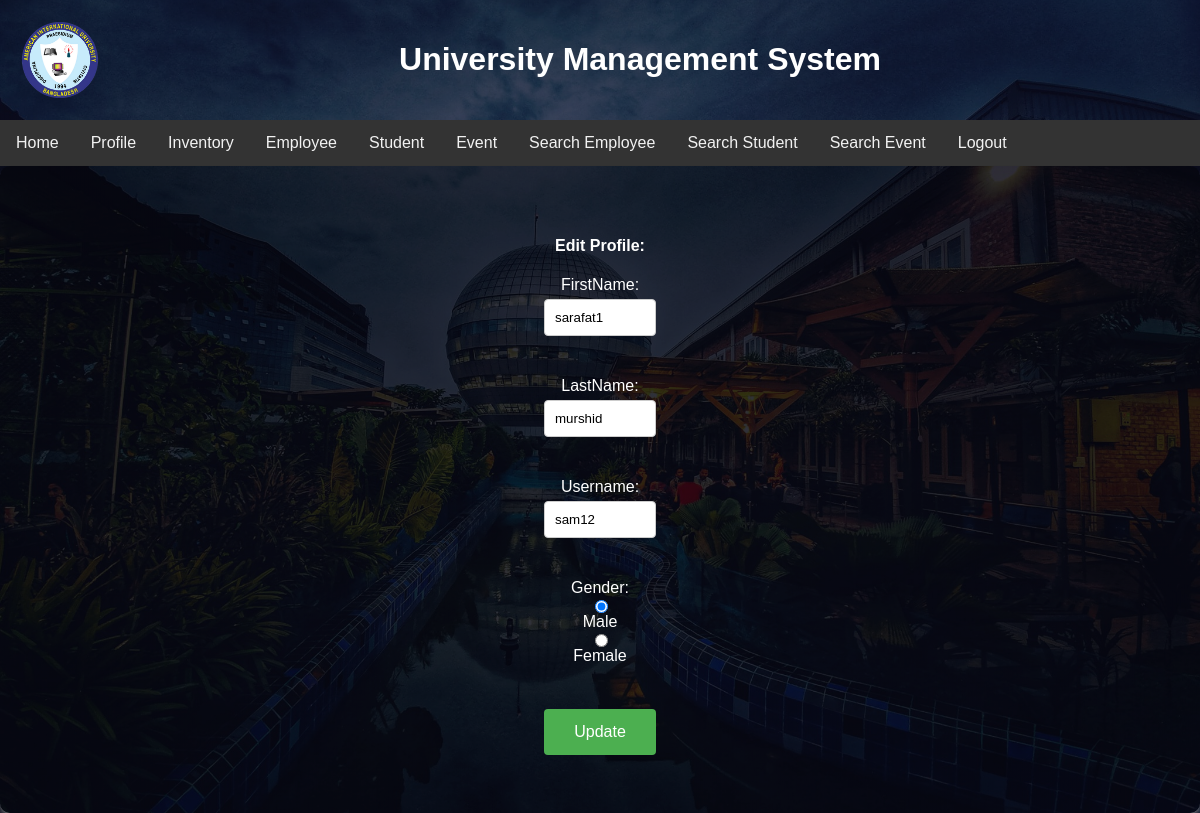
Page /Project/views/editprof.php (signed in) on the committed database.
### tables this page shows
CREATE TABLE `user` (
  `id` int(11) NOT NULL,
  `fname` varchar(100) NOT NULL,
  `lname` varchar(100) NOT NULL,
  `username` varchar(100) NOT NULL,
  `password` varchar(100) NOT NULL,
  `gender` varchar(100) NOT NULL
);

### Project/controller/profile.php (called while the page is built, shortened)
<?php
    include ("../model/dbconfig.php");
    ?>
    <?php
    $prof= $_SESSION["username"];
    $prof1 = getprofile($prof);
    function getprofile($prof){
        $query = "select * from user where username='$prof'";
        $rs = get($query);
        return $rs;
    }
?>

### Project/model/dbconfig.php (called while the page is built, shortened)
<?php
	$db_server="localhost";
	$db_uname="root";
	$db_pass="";
	$db_name="miniproject";
	function get($query){
		global $db_server, $db_uname, $db_pass, $db_name;
		$conn = mysqli_connect($db_server, $db_uname, $db_pass, $db_name);
		$data = array();
		if($conn){
			$result = mysqli_query($conn,$query);
			while($row = mysqli_fetch_assoc($result)){
				$data[] = $row;
			}
		}
		return $data;
	}
?>

### Project/views/editprof.php (the view, shortened to what this page needs)
<?php require_once "Navbar2.php" ?>
<?php require_once "../controller/profile.php" ?>
<?php
	$fname="";
    $lname="";
    $uname="";
    $gender="";
?>
<?php
                foreach($prof1 as $df){
                    $fname= $df["fname"];
                   	$lname= $df["lname"];
                    $gender= $df["gender"];
                    $uname= $df["username"];
                }
            ?>
<!DOCTYPE html>
<html>
<head>
</head>
<body>
<form class="login-form" action="<?php echo $_SERVER['PHP_SELF']?>" method="POST" novalidate>
<h4>Edit Profile:</h4>
			<label for="name">FirstName:</label>
			<input class ="form-input-material" type="text" name="fname" id="fname" value="<?php echo $fname ?>">
			<br><br>
			<label for="name">LastName:</label>
			<input class ="form-input-material" type="text" name="lname" id="lname" value="<?php echo $lname ?>">
			<br><br>
			<label for="uname">Username:</label>
			<input class ="form-input-material" type="text" name="uname" id="uname" maxlength="5" value="<?php echo $uname ?>">
			 <br><br>
			<label>Gender:</label>
			<input class ="form-input-material" type="radio" id="male" name="gender" value="male" <?php if($gender == "male") echo "checked";?>><label for="male">Male</label>
			<input class ="form-input-material" type="radio" id="female" name="gender" value="female" <?php if($gender == "female") echo "checked";?>><label for="female">Female</label>
			<br><br>
			<input type="submit" name="update" value="Update">
		</form>
</body>
</html>

### Project/views/Navbar2.php (style rules this page uses)
* { box-sizing: border-box; }
body { margin: 0; min-height: 100vh; width: 100%; background-image: linear-gradient(rgba(4, 9, 30, 0.7),rgba(4, 9, 30, 0.7)),url(background.jpg); background-position: center; background-size: cover; position: relative; font-family: sans-serif; color: darkgoldenrod; }

### Project/views/editprof.php (style rules this page uses)
.login-form { display: flex; flex-direction: column; align-items: center; padding: 50px 40px; color: white; background: rgba(0, 0, 0, 0.4); border-radius: 10px; box-shadow: 0 0.4px 0.4px rgba(128, 128, 128, 0.109), 0 1px 1px rgba(128, 128, 128, 0.155), 0 2.1px 2.1px rgba(128, 128, 128, 0.195), 0 4.4px 4.4px rgba(128, 128, 128, 0.241), 0 12px 12px rgba(128, 128, 128, 0.35); }
input[type="text"] { width: 10%; padding: 10px; margin: 5px 0; box-sizing: border-box; border: 1px solid #ccc; border-radius: 4px; }
input[type="submit"] { width: 10%; background-color: #4caf50; color: white; padding: 14px 20px; margin: 8px 0; border: none; border-radius: 4px; cursor: pointer; font-size: 16px; }

### rows in the picture
user: fname "sarafat1", lname "murshid", uname "sam12", gender "☑ Male", gender "☐ Female"
